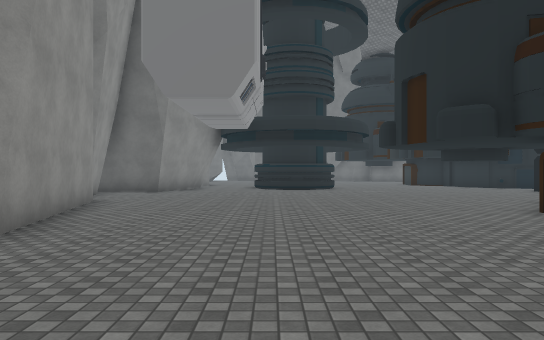
View 1 (above)

16 first-person views from a walk through a Unity game level. The camera is 1.5 m above the floor, looks level and sees 70° across. The floor is counted in squares, 2 m on a side. Each view is taken from the middle of a square. On the plan, view 1 faces up. The plan holds only what a view shows up to about 12 squares ahead; the rest is blank. The place goes on beyond the plan. The player is left out. Some surface patterns are stand-ins.

View 2
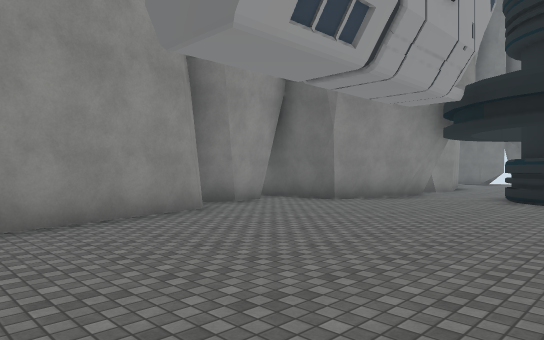

View 3
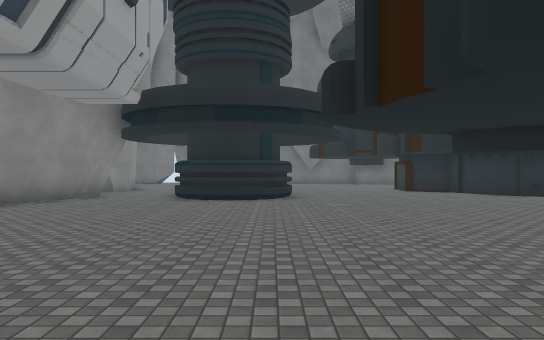

View 4
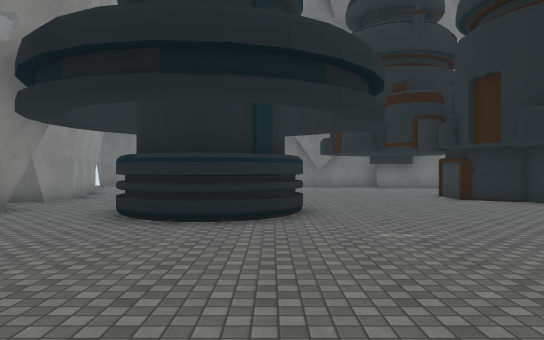

View 5
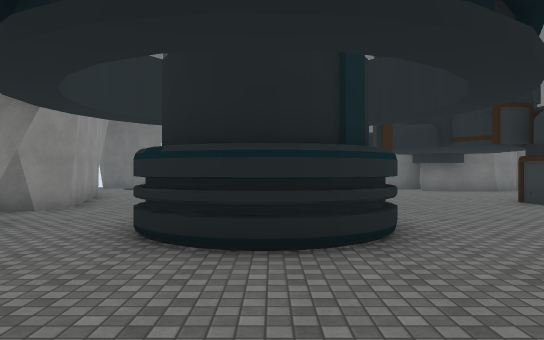

View 6
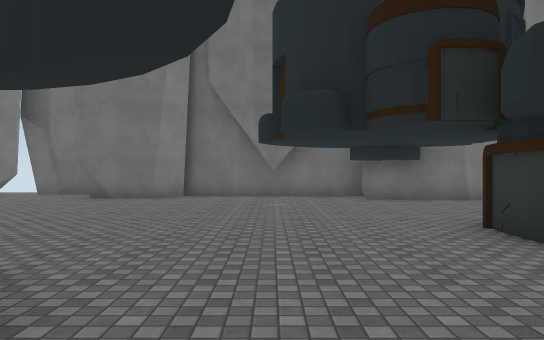

View 7
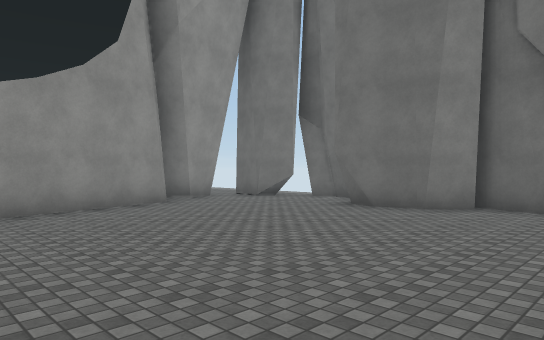

View 8
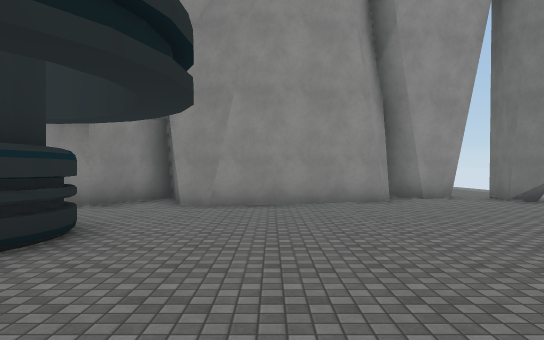

View 9
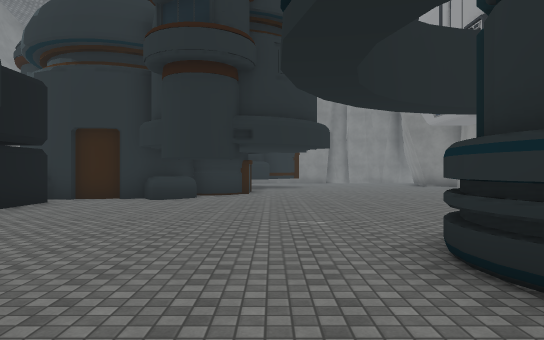

View 10
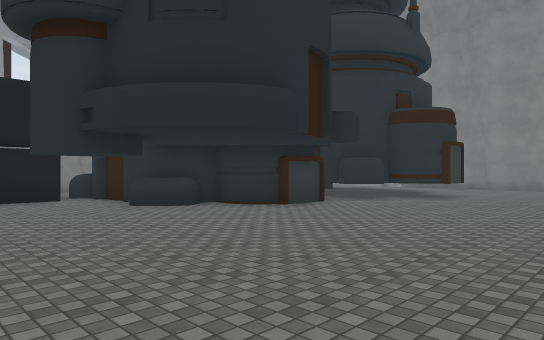

View 11
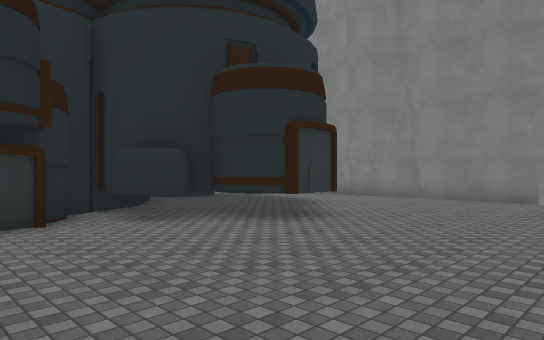

View 12
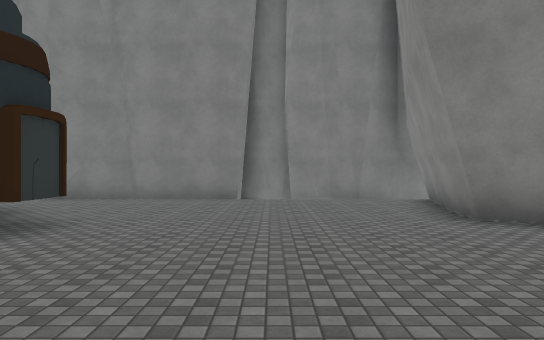

View 13
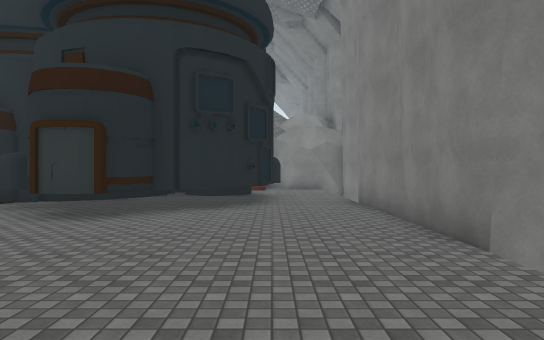

View 14
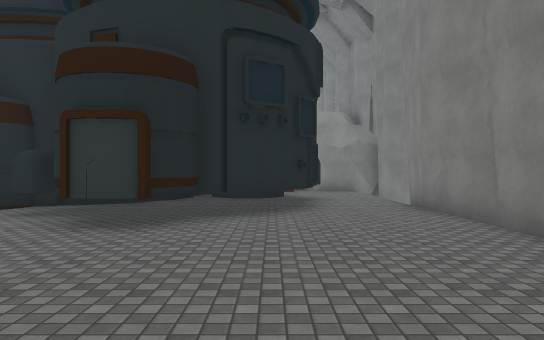

View 15
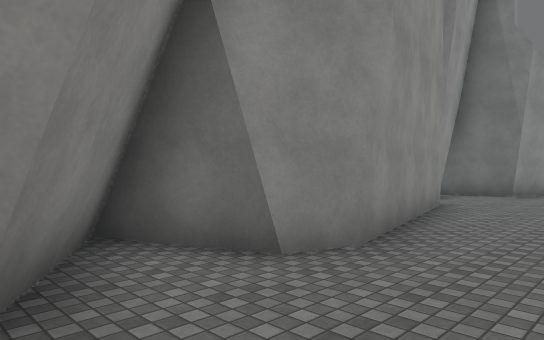

View 16
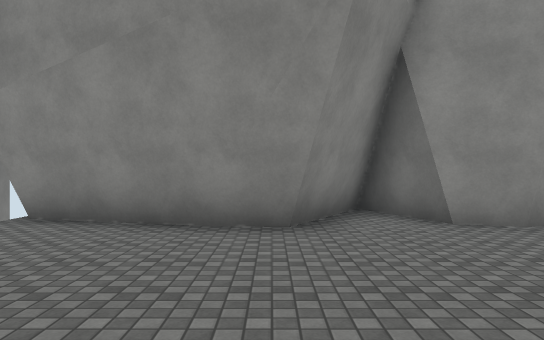

### Floor plan
Key: @ floor where view 1 was taken; # wall or solid block; . floor; O other object.
Columns run from 6 left of view 1 to 8 right of it. Each row starts with its distance up from view 1.
 27   .###
 26 .##..#########
 25 .............##
 24 ##.............
 23 #..............
 22 ###...........O
 21   #...........
 20   #..........#
 19   #..........OO
 18  ##..........#O
 17  ##...OOO......
 16   ##..O.O......
 15   ##..OOO......
 14   #............
 13 ###............
 12 #..............
 11 ##.............
 10 #..............
  9 ##...........O#
  8  ##.........O##
  7   #........O##
  6   #........O#
  5   #.........#
  4   #........OOO
  3  ##.......OOOOO
  2  ##......OOO  O
  1   ##......OO  O
  0   ##..@....OO O
 -1   #.........OOO
 -2   #............
 -3   ############

Where each view was taken, in squares from view 1:
view 1: 0 up, 0 right, facing up
view 2: 5 up, 2 right, facing up-left
view 3: 5 up, 2 right, facing up
view 4: 9 up, 2 right, facing up
view 5: 11 up, 1 right, facing up
view 6: 15 up, 4 right, facing up
view 7: 18 up, 4 right, facing up-left
view 8: 20 up, 5 right, facing left
view 9: 19 up, 4 right, facing down
view 10: 13 up, 1 left, facing down-right
view 11: 7 up, 1 left, facing down-right
view 12: 7 up, 0 right, facing down
view 13: 1 down, 3 left, facing right
view 14: 0 up, 2 left, facing right
view 15: 1 up, 1 left, facing up-left
view 16: 1 up, 2 right, facing left
